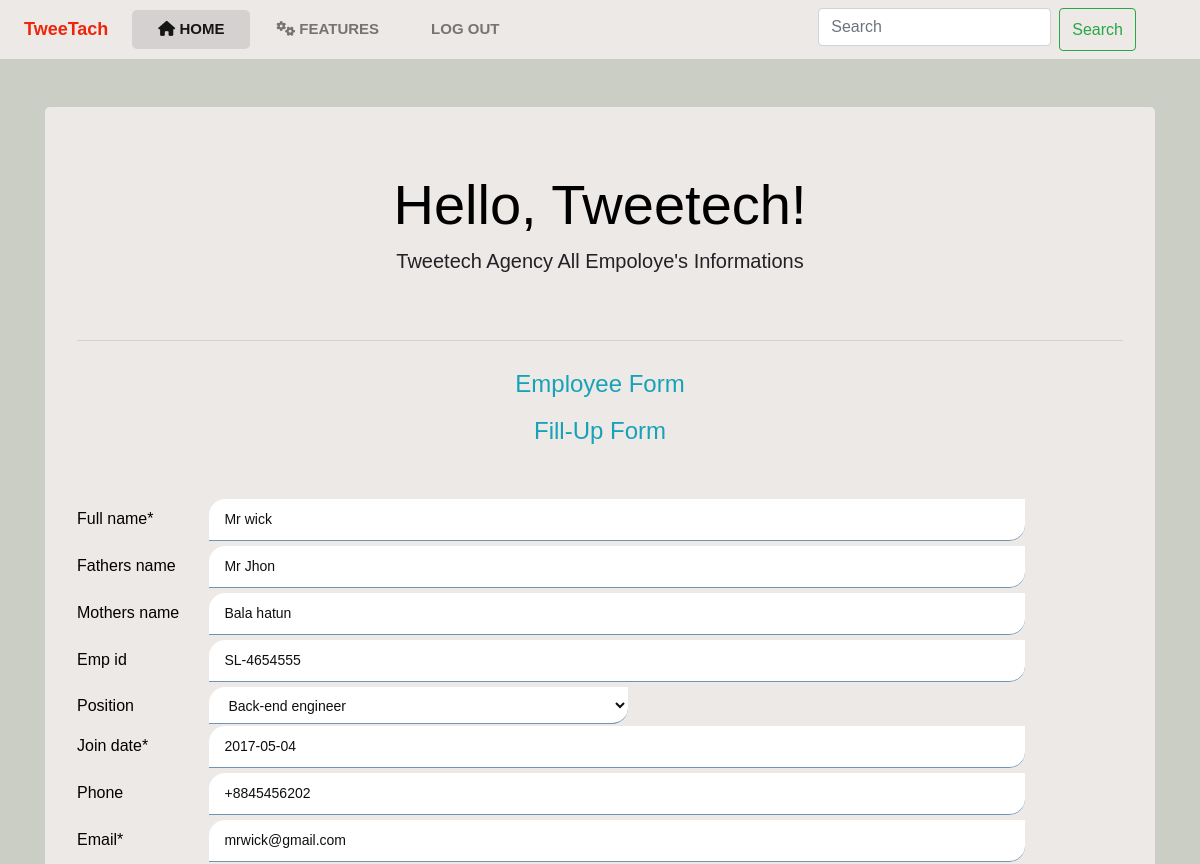
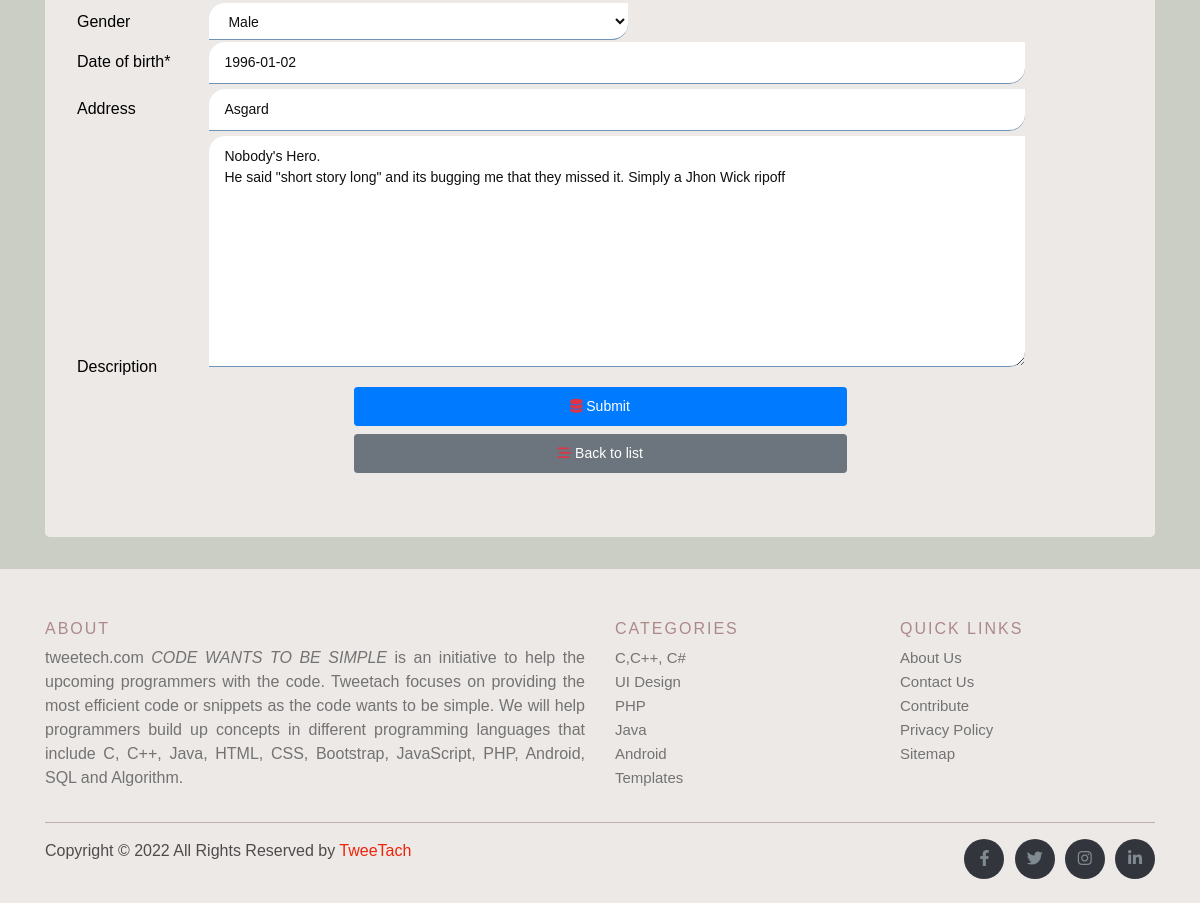
The app's page /3/ (signed in) with its own data (2 pictures, top to bottom).
### employee/models.py (models this page shows, shortened)
class Employee(models.Model):
    full_name = models.CharField(max_length=100)
    fathers_name = models.CharField(max_length=100, null=True, blank=True)
    mothers_name = models.CharField(max_length=100, null=True, blank=True)
    emp_id = models.CharField(max_length=20,null=True, blank=True)
    position = models.ForeignKey(Position,on_delete= models.CASCADE, null=True, blank=True)
    join_date = models.DateField(null=True, blank=True,)
    phone = models.CharField(max_length=15, null=True, blank=True)
    email = models.CharField(max_length=255,null=True, blank=True)
    gender = models.ForeignKey(Gender,on_delete= models.CASCADE, null=True, blank=True)
    date_of_birth = models.DateField(null=True, blank=True)
    address = models.CharField(max_length=500, null=True, blank=True)
    description = models.TextField(max_length=5000,null=True, blank=True )
    date = models.DateTimeField(auto_now_add=True)

### employee/views.py (the view, shortened to what this page needs)
# urls.py: path("<int:id>/",views.employee_info_form, name= "employee_info_update"),
@login_required(login_url='signin')
def employee_info_form(request, id=0):
    if request.method == "GET":
        if id == 0:
            form = employeeForm()
        else:
            employee = Employee.objects.get(pk=id)
            form = employeeForm(instance = employee)
        context = {"form" : form}
        return render (request, "employee/form.html", context)

### employee/forms.py
class employeeForm(forms.ModelForm):
    email = forms.CharField(widget=forms.TextInput(attrs={'placeholder': 'E-mail'} ))
    date_of_birth =forms.DateField(widget=forms.TextInput(attrs={'placeholder': 'YYYY-MM-DD'}))
    join_date =forms.DateField(widget=forms.TextInput(attrs={'placeholder': 'YYYY-MM-DD'}))
    class Meta:
        model = Employee
        fields = "__all__"
    def __init__(self, *args, **kwargs):
        super(employeeForm,self).__init__(*args, **kwargs)
        self.fields['position'].empty_lable ="Select"
        self.fields['position'].required = False

### employee/models.py (called while the page is built)
    def __str__(self):
        return self.title

    def __str__(self):
        return self.gender

### employee/templates/employee/form.html (shortened to what this page needs)
{% extends "base.html" %}
{% load crispy_forms_tags %}
{% block content%}
<body class="bodys">
    <div class="container">
        <div class="mt-5">
            <div class="jumbotron form-bodys">
                <h1 class="display-4 text-center font-weidth-bold">Hello, Tweetech!</h1>
                <p class="lead  text-center">Tweetech Agency All Empoloye's Informations</p>
                <br>
                <hr class="my-4">
                <form class="forms-edition" action="" method="POST" autocomplete="off">
                    <h4 class="text-center text-info ">Employee Form</h4>
                    <h4 class="text-center text-info mb-5">Fill-Up Form</h4>
                    {{form|crispy}}
                    <div class="container edit-container">
                        <button type="submit" class=" p-2  btn btn-primary btn-sm btn-block " value="submit"><i
                                class="fas fa-database text-danger"></i> Submit</button>
                        <a href="{% url 'employee_info_list_insert' %}"
                            class=" p-2 btn btn-secondary btn-sm btn-block"><i class="fas fa-stream text-danger"></i>
                            Back to list</a>
                    </div>
                </form>
            </div>
        </div>
    </div>
    {% endblock content%}

### static/css/style.css (style rules this page uses)
*, *::before, *::after { margin: 0; padding: 0; box-sizing: border-box }
body { font-family: 'IBM Plex Sans Thai Looped', sans-serif; }
.bodys { background: rgb(192 195 184 / 81%); }
h4 { padding: 5px; color: rgb(34, 33, 37); }
p { font-family: Arial, Helvetica, sans-serif; font-size: 16px; color: rgb(34, 33, 37); }
input, textarea { width: 78%; padding: 10px 15px; border: none; outline: none; background-color: #fff; border-radius: 16px 0px 16px 0px; border-bottom: 1px solid #5a83aadc; color: #0f0f0f; font-size: 14px; transition: 0.2s ease-out; margin-bottom: 5px; }
label { width: 8rem; font-size: 16px; }
.select { width: 40%; padding: 10px 15px 8px; border: none; outline: none; background-color: #fff; border-radius: 16px 0px 16px 0px; border-bottom: 1px solid #5a83aadc; color: #0f0f0f; font-size: 14px; transition: 0.2s ease-out; }
.form-bodys { color: rgb(0, 0, 0); background: rgba(247, 242, 242, 0.767) !important; }
.edit-container { width: 50% !important; }

### static/css/login.css (style rules this page uses)
body { height: 100%; background-color: rgb(192 195 184 / 81%); }

### records on screen
Employee: full_name "Mr wick", fathers_name "Mr Jhon", mothers_name "Bala hatun", emp_id "SL-4654555", position "Back-end engineer", join_date "2017-05-04", phone "+8845456202", email "mrwick@gmail.com", gender "Male", date_of_birth "1996-01-02", address "Asgard", description "Nobody's Hero. He said \"short story long\" and its bugging me that they missed it. Simply a Jhon Wick ripoff"
